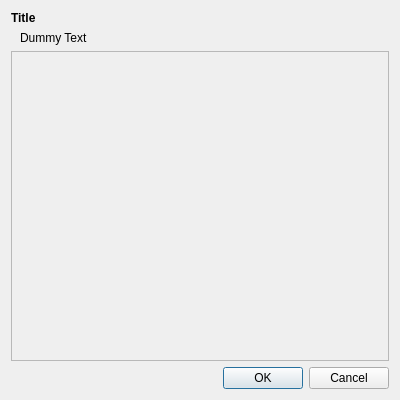
<?xml version="1.0" encoding="UTF-8"?>
<ui version="4.0">
 <class>MultiLangLineEditDialog</class>
 <widget class="QDialog" name="MultiLangLineEditDialog">
  <property name="windowModality">
   <enum>Qt::ApplicationModal</enum>
  </property>
  <property name="geometry">
   <rect>
    <x>0</x>
    <y>0</y>
    <width>400</width>
    <height>400</height>
   </rect>
  </property>
  <property name="windowTitle">
   <string>Title</string>
  </property>
  <property name="modal">
   <bool>true</bool>
  </property>
  <layout class="QVBoxLayout" name="verticalLayout">
   <item>
    <widget class="QLabel" name="label_title">
     <property name="sizePolicy">
      <sizepolicy hsizetype="Preferred" vsizetype="Fixed">
       <horstretch>0</horstretch>
       <verstretch>0</verstretch>
      </sizepolicy>
     </property>
     <property name="font">
      <font>
       <weight>75</weight>
       <bold>true</bold>
      </font>
     </property>
     <property name="text">
      <string notr="true">Title</string>
     </property>
    </widget>
   </item>
   <item>
    <layout class="QHBoxLayout" name="horizontalLayout">
     <property name="leftMargin">
      <number>9</number>
     </property>
     <property name="rightMargin">
      <number>9</number>
     </property>
     <item>
      <widget class="QLabel" name="label_selectedLanguage">
       <property name="text">
        <string notr="true">Dummy Text</string>
       </property>
      </widget>
     </item>
    </layout>
   </item>
   <item>
    <widget class="QScrollArea" name="scrollArea">
     <property name="widgetResizable">
      <bool>true</bool>
     </property>
     <widget class="QWidget" name="scrollAreaWidgetContents">
      <property name="geometry">
       <rect>
        <x>0</x>
        <y>0</y>
        <width>380</width>
        <height>311</height>
       </rect>
      </property>
      <layout class="QGridLayout" name="gridLayout"/>
     </widget>
    </widget>
   </item>
   <item>
    <widget class="QDialogButtonBox" name="buttonBox">
     <property name="orientation">
      <enum>Qt::Horizontal</enum>
     </property>
     <property name="standardButtons">
      <set>QDialogButtonBox::Cancel|QDialogButtonBox::Ok</set>
     </property>
    </widget>
   </item>
  </layout>
 </widget>
 <resources/>
 <connections>
  <connection>
   <sender>buttonBox</sender>
   <signal>accepted()</signal>
   <receiver>MultiLangLineEditDialog</receiver>
   <slot>accept()</slot>
   <hints>
    <hint type="sourcelabel">
     <x>199</x>
     <y>279</y>
    </hint>
    <hint type="destinationlabel">
     <x>199</x>
     <y>149</y>
    </hint>
   </hints>
  </connection>
  <connection>
   <sender>buttonBox</sender>
   <signal>rejected()</signal>
   <receiver>MultiLangLineEditDialog</receiver>
   <slot>reject()</slot>
   <hints>
    <hint type="sourcelabel">
     <x>199</x>
     <y>279</y>
    </hint>
    <hint type="destinationlabel">
     <x>199</x>
     <y>149</y>
    </hint>
   </hints>
  </connection>
 </connections>
</ui>
